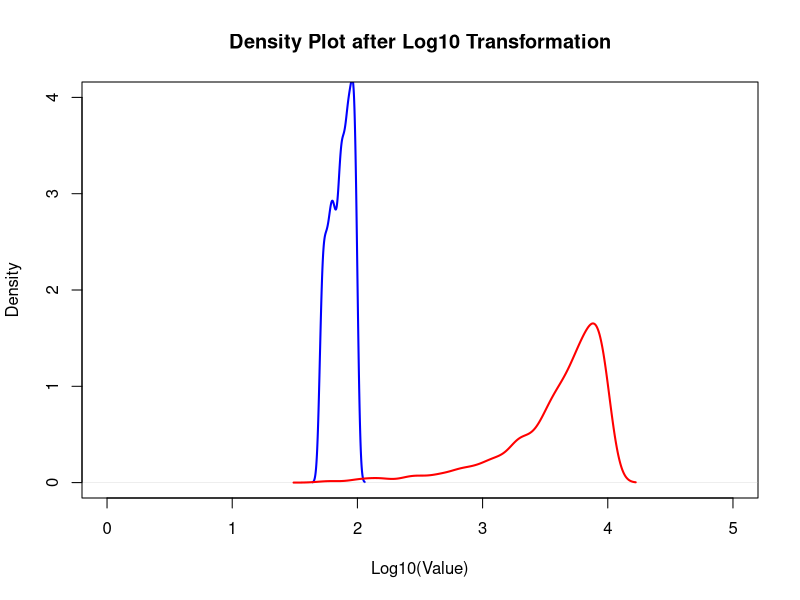

The R source for this figure:
# Source PDF: Debarshi_011_Lab1.pdf
x <- runif(1000, 50, 100)
z <- runif(1000, 50, 10000)

log_x <- log10(x)

log_z <- log10(z)

d1 <- density(log_x)
d2 <- density(log_z)

plot(
  d1,
  xlim = range(c(0,5)),
  ylim = range(c(0,4)),
  col = "blue",
  lwd = 2,
  main = "Density Plot after Log10 Transformation",
  xlab = "Log10(Value)",
  ylab = "Density"
)

lines(d2, col = "red", lwd = 2)
